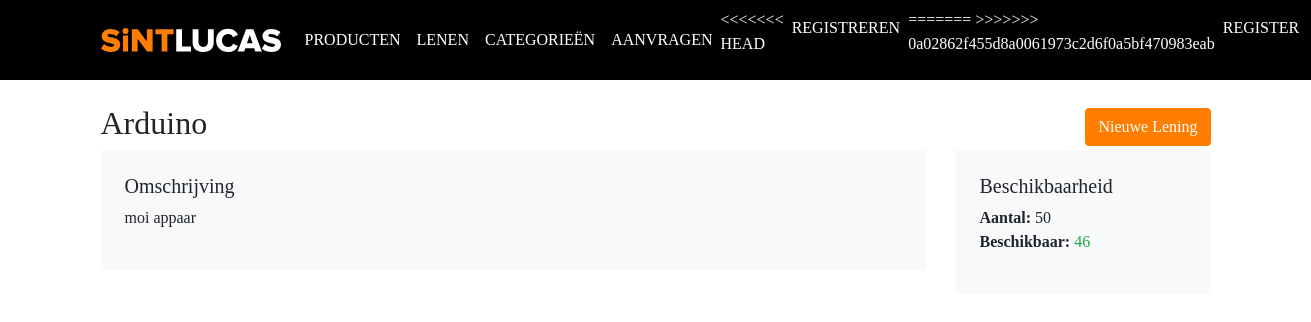
The page /producten/Arduino on the database its author committed.
### tables this page shows
CREATE TABLE `products` (
  `product_id` int(11) NOT NULL,
  `category_id` int(11) NOT NULL,
  `name` varchar(255) NOT NULL,
  `slug` varchar(255) NOT NULL,
  `body` text NOT NULL,
  `created_at` timestamp NOT NULL DEFAULT CURRENT_TIMESTAMP,
  `count` int(11) NOT NULL,
  `product_lent` int(11) NOT NULL
);

### application/controllers/Products.php (called while the page is built, shortened)
<?php
	class Products extends CI_Controller {
		public function view($slug = NULL) {
			$data['product'] = $this->Product_model->get_products($slug);
			$data['title'] = $data['product']['name'];
			$this->load->view('templates/header');
			$this->load->view('products/view', $data);
			$this->load->view('templates/footer');
		}
	}

### index.php (called while the page is built, shortened)
<?php
require_once BASEPATH.'core/CodeIgniter.php';

### application/models/Product_model.php (called while the page is built, shortened)
<?php
	class Product_model extends CI_Model {
		public function get_products($slug = FALSE) {
			$query = $this->db->get_where('products', array('slug' => $slug));
			return $query->row_array();
		}
	}

### application/views/products/view.php (the view)
<?php $available = ($product['count']-$product['product_lent']);?>
<div class="d-flex justify-content-between align-items-center">
	<h2><?=$title?></h2>
	<a href="<?php echo base_url(); ?>lenen/nieuw" class="btn btn-primary float-right">Nieuwe Lening</a>
</div>
<div class="row">
	<div class="col-md-9">
		<div class="bg-light p-4">
			<h5>Omschrijving</h5>
			<p><?=$product['body']?></p>
		</div>
	</div>
	<div class="col-md-3">
		<div class="bg-light p-4">
			<h5>Beschikbaarheid</h5>
			<p>
			<strong>Aantal:</strong> <?=$product['count']?><br>
			<strong>Beschikbaar:</strong>
			<?php if ($available > 2 || $available == $product['count']) { ?>
				<span class="text-green"><?=$available?></span>
			<?php } elseif ($available == 0) { ?>
				<span class="text-red">Geen</span>
			<?php } elseif ($available <= 2) { ?>
				<span class="text-orange"><?=$available?></span>
			<?php } ?>
			</p>
		</div>
	</div>
</div>

### assets/css/style.css (style rules this page uses)
body { font-family: 'Proxima'; }
a { cursor: pointer; }
.text-green { color: #28a745; }
.btn.btn-primary { background-color: rgb(255, 126, 0); border-color: rgb(255, 126, 0); color: #fff; }

### rows shown on the page
products: body "moi appaar", count "50", available "46"

### other values the page prints
$title "Arduino"
